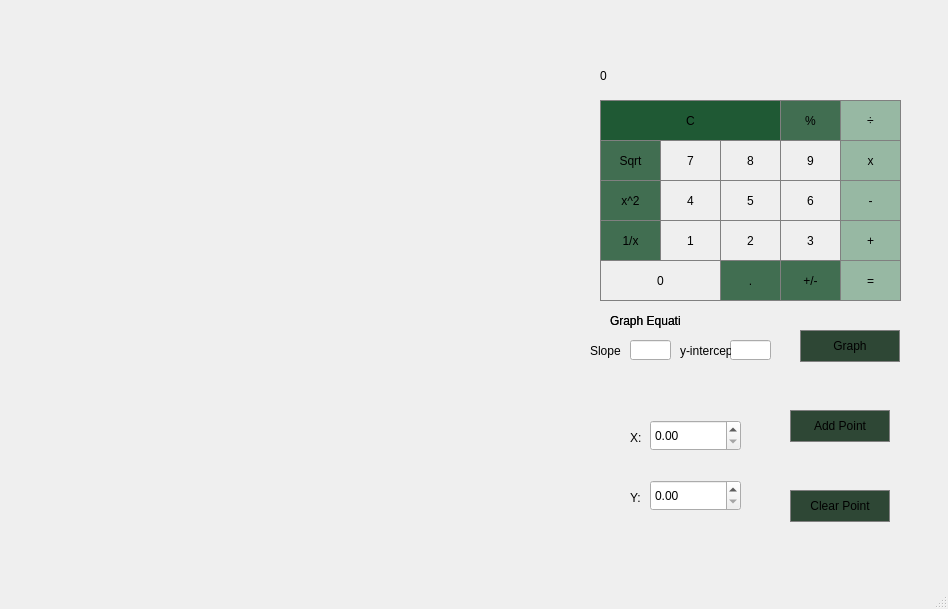
<?xml version="1.0" encoding="UTF-8"?>
<ui version="4.0">
 <class>MainWindow</class>
 <widget class="QMainWindow" name="MainWindow">
  <property name="geometry">
   <rect>
    <x>0</x>
    <y>0</y>
    <width>948</width>
    <height>609</height>
   </rect>
  </property>
  <property name="windowTitle">
   <string>MainWindow</string>
  </property>
  <widget class="QWidget" name="centralwidget">
   <widget class="QLabel" name="label_x">
    <property name="geometry">
     <rect>
      <x>630</x>
      <y>430</y>
      <width>21</width>
      <height>16</height>
     </rect>
    </property>
    <property name="text">
     <string>X:</string>
    </property>
   </widget>
   <widget class="QCustomPlot" name="plot" native="true">
    <property name="geometry">
     <rect>
      <x>40</x>
      <y>50</y>
      <width>521</width>
      <height>431</height>
     </rect>
    </property>
   </widget>
   <widget class="QPushButton" name="add">
    <property name="geometry">
     <rect>
      <x>790</x>
      <y>410</y>
      <width>100</width>
      <height>32</height>
     </rect>
    </property>
    <property name="styleSheet">
     <string notr="true">QPushButton {
  background-color: rgb(46, 71, 53);
  border: 1px solid gray;
}
QPushButton:pressed {
    background-color: qlineargradient(x1: 0, y1: 0, x2: 0, y2: 1,
                                      stop: 0 #BEBEBE, stop: 1 #D7D7D7);
}</string>
    </property>
    <property name="text">
     <string>Add Point</string>
    </property>
   </widget>
   <widget class="QDoubleSpinBox" name="x_coord">
    <property name="geometry">
     <rect>
      <x>650</x>
      <y>420</y>
      <width>91</width>
      <height>31</height>
     </rect>
    </property>
   </widget>
   <widget class="QDoubleSpinBox" name="y_coord">
    <property name="geometry">
     <rect>
      <x>650</x>
      <y>480</y>
      <width>91</width>
      <height>31</height>
     </rect>
    </property>
   </widget>
   <widget class="QWidget" name="widget" native="true">
    <property name="geometry">
     <rect>
      <x>600</x>
      <y>50</y>
      <width>301</width>
      <height>251</height>
     </rect>
    </property>
    <widget class="QLabel" name="label_cal">
     <property name="geometry">
      <rect>
       <x>0</x>
       <y>0</y>
       <width>301</width>
       <height>51</height>
      </rect>
     </property>
     <property name="layoutDirection">
      <enum>Qt::LeftToRight</enum>
     </property>
     <property name="styleSheet">
      <string notr="true">QLabel {
  qproperty-alignment: 'AlignVCenter | AlignRight';
  border: 2px solid gray;
}

background-color : white;
</string>
     </property>
     <property name="text">
      <string>0</string>
     </property>
    </widget>
    <widget class="QPushButton" name="clear_cal">
     <property name="geometry">
      <rect>
       <x>0</x>
       <y>50</y>
       <width>181</width>
       <height>41</height>
      </rect>
     </property>
     <property name="styleSheet">
      <string notr="true">QPushButton {
  background-color: rgb(31, 89, 52);
  border: 1px solid gray;
}
QPushButton:pressed {
    background-color: qlineargradient(x1: 0, y1: 0, x2: 0, y2: 1,
                                      stop: 0 #BEBEBE, stop: 1 #D7D7D7);
}</string>
     </property>
     <property name="text">
      <string>C</string>
     </property>
    </widget>
    <widget class="QPushButton" name="percent">
     <property name="geometry">
      <rect>
       <x>180</x>
       <y>50</y>
       <width>61</width>
       <height>41</height>
      </rect>
     </property>
     <property name="styleSheet">
      <string notr="true">QPushButton {
  background-color: rgb(65, 110, 81);
  border: 1px solid gray;
}
QPushButton:pressed {
    background-color: qlineargradient(x1: 0, y1: 0, x2: 0, y2: 1,
                                      stop: 0 #BEBEBE, stop: 1 #D7D7D7);
}</string>
     </property>
     <property name="text">
      <string>%</string>
     </property>
    </widget>
    <widget class="QPushButton" name="divide">
     <property name="geometry">
      <rect>
       <x>240</x>
       <y>50</y>
       <width>61</width>
       <height>41</height>
      </rect>
     </property>
     <property name="styleSheet">
      <string notr="true">QPushButton {
  background-color: rgb(151, 184, 163);
  border: 1px solid gray;
}
QPushButton:pressed {
    background-color: qlineargradient(x1: 0, y1: 0, x2: 0, y2: 1,
                                      stop: 0 #BEBEBE, stop: 1 #D7D7D7);
}</string>
     </property>
     <property name="text">
      <string>÷</string>
     </property>
    </widget>
    <widget class="QPushButton" name="mult">
     <property name="geometry">
      <rect>
       <x>240</x>
       <y>90</y>
       <width>61</width>
       <height>41</height>
      </rect>
     </property>
     <property name="styleSheet">
      <string notr="true">QPushButton {
  background-color: rgb(151, 184, 163);
  border: 1px solid gray;
}
QPushButton:pressed {
    background-color: qlineargradient(x1: 0, y1: 0, x2: 0, y2: 1,
                                      stop: 0 #BEBEBE, stop: 1 #D7D7D7);
}</string>
     </property>
     <property name="text">
      <string>x</string>
     </property>
    </widget>
    <widget class="QPushButton" name="minus">
     <property name="geometry">
      <rect>
       <x>240</x>
       <y>130</y>
       <width>61</width>
       <height>41</height>
      </rect>
     </property>
     <property name="styleSheet">
      <string notr="true">QPushButton {
  background-color: rgb(151, 184, 163);
  border: 1px solid gray;
}
QPushButton:pressed {
    background-color: qlineargradient(x1: 0, y1: 0, x2: 0, y2: 1,
                                      stop: 0 #BEBEBE, stop: 1 #D7D7D7);
}</string>
     </property>
     <property name="text">
      <string>-</string>
     </property>
    </widget>
    <widget class="QPushButton" name="plus">
     <property name="geometry">
      <rect>
       <x>240</x>
       <y>170</y>
       <width>61</width>
       <height>41</height>
      </rect>
     </property>
     <property name="styleSheet">
      <string notr="true">QPushButton {
  background-color: rgb(151, 184, 163);
  border: 1px solid gray;
}
QPushButton:pressed {
    background-color: qlineargradient(x1: 0, y1: 0, x2: 0, y2: 1,
                                      stop: 0 #BEBEBE, stop: 1 #D7D7D7);
}</string>
     </property>
     <property name="text">
      <string>+</string>
     </property>
    </widget>
    <widget class="QPushButton" name="equal">
     <property name="geometry">
      <rect>
       <x>240</x>
       <y>210</y>
       <width>61</width>
       <height>41</height>
      </rect>
     </property>
     <property name="styleSheet">
      <string notr="true">QPushButton {
  background-color: rgb(151, 184, 163);
  border: 1px solid gray;
}
QPushButton:pressed {
    background-color: qlineargradient(x1: 0, y1: 0, x2: 0, y2: 1,
                                      stop: 0 #BEBEBE, stop: 1 #D7D7D7);
}</string>
     </property>
     <property name="text">
      <string>=</string>
     </property>
    </widget>
    <widget class="QPushButton" name="sqrt">
     <property name="geometry">
      <rect>
       <x>0</x>
       <y>90</y>
       <width>61</width>
       <height>41</height>
      </rect>
     </property>
     <property name="styleSheet">
      <string notr="true">QPushButton {
  background-color: rgb(65, 110, 81);
  border: 1px solid gray;
}
QPushButton:pressed {
    background-color: qlineargradient(x1: 0, y1: 0, x2: 0, y2: 1,
                                      stop: 0 #BEBEBE, stop: 1 #D7D7D7);
}</string>
     </property>
     <property name="text">
      <string>Sqrt</string>
     </property>
    </widget>
    <widget class="QPushButton" name="power">
     <property name="geometry">
      <rect>
       <x>0</x>
       <y>130</y>
       <width>61</width>
       <height>41</height>
      </rect>
     </property>
     <property name="styleSheet">
      <string notr="true">QPushButton {
  background-color: rgb(65, 110, 81);
  border: 1px solid gray;
}
QPushButton:pressed {
    background-color: qlineargradient(x1: 0, y1: 0, x2: 0, y2: 1,
                                      stop: 0 #BEBEBE, stop: 1 #D7D7D7);
}</string>
     </property>
     <property name="text">
      <string>x^2</string>
     </property>
    </widget>
    <widget class="QPushButton" name="frac">
     <property name="geometry">
      <rect>
       <x>0</x>
       <y>170</y>
       <width>61</width>
       <height>41</height>
      </rect>
     </property>
     <property name="styleSheet">
      <string notr="true">QPushButton {
  background-color: rgb(65, 110, 81);
  border: 1px solid gray;
}
QPushButton:pressed {
    background-color: qlineargradient(x1: 0, y1: 0, x2: 0, y2: 1,
                                      stop: 0 #BEBEBE, stop: 1 #D7D7D7);
}</string>
     </property>
     <property name="text">
      <string>1/x</string>
     </property>
    </widget>
    <widget class="QPushButton" name="button_2">
     <property name="geometry">
      <rect>
       <x>120</x>
       <y>170</y>
       <width>61</width>
       <height>41</height>
      </rect>
     </property>
     <property name="styleSheet">
      <string notr="true">QPushButton {
   border: 1px solid gray;
}
QPushButton:pressed {
    background-color: qlineargradient(x1: 0, y1: 0, x2: 0, y2: 1,
                                      stop: 0 #dadbde, stop: 1 #f6f7fa);
}
</string>
     </property>
     <property name="text">
      <string>2</string>
     </property>
    </widget>
    <widget class="QPushButton" name="button_8">
     <property name="geometry">
      <rect>
       <x>120</x>
       <y>90</y>
       <width>61</width>
       <height>41</height>
      </rect>
     </property>
     <property name="styleSheet">
      <string notr="true">QPushButton {
   border: 1px solid gray;
}
QPushButton:pressed {
    background-color: qlineargradient(x1: 0, y1: 0, x2: 0, y2: 1,
                                      stop: 0 #dadbde, stop: 1 #f6f7fa);
}
</string>
     </property>
     <property name="text">
      <string>8</string>
     </property>
    </widget>
    <widget class="QPushButton" name="button_0">
     <property name="geometry">
      <rect>
       <x>0</x>
       <y>210</y>
       <width>121</width>
       <height>41</height>
      </rect>
     </property>
     <property name="styleSheet">
      <string notr="true">QPushButton {
   border: 1px solid gray;
}
QPushButton:pressed {
    background-color: qlineargradient(x1: 0, y1: 0, x2: 0, y2: 1,
                                      stop: 0 #dadbde, stop: 1 #f6f7fa);
}
</string>
     </property>
     <property name="text">
      <string>0</string>
     </property>
    </widget>
    <widget class="QPushButton" name="button_1">
     <property name="geometry">
      <rect>
       <x>60</x>
       <y>170</y>
       <width>61</width>
       <height>41</height>
      </rect>
     </property>
     <property name="styleSheet">
      <string notr="true">QPushButton {
   border: 1px solid gray;
}
QPushButton:pressed {
    background-color: qlineargradient(x1: 0, y1: 0, x2: 0, y2: 1,
                                      stop: 0 #dadbde, stop: 1 #f6f7fa);
}
</string>
     </property>
     <property name="text">
      <string>1</string>
     </property>
    </widget>
    <widget class="QPushButton" name="button_3">
     <property name="geometry">
      <rect>
       <x>180</x>
       <y>170</y>
       <width>61</width>
       <height>41</height>
      </rect>
     </property>
     <property name="styleSheet">
      <string notr="true">QPushButton {
   border: 1px solid gray;
}
QPushButton:pressed {
    background-color: qlineargradient(x1: 0, y1: 0, x2: 0, y2: 1,
                                      stop: 0 #dadbde, stop: 1 #f6f7fa);
}
</string>
     </property>
     <property name="text">
      <string>3</string>
     </property>
    </widget>
    <widget class="QPushButton" name="button_5">
     <property name="geometry">
      <rect>
       <x>120</x>
       <y>130</y>
       <width>61</width>
       <height>41</height>
      </rect>
     </property>
     <property name="styleSheet">
      <string notr="true">QPushButton {
   border: 1px solid gray;
}
QPushButton:pressed {
    background-color: qlineargradient(x1: 0, y1: 0, x2: 0, y2: 1,
                                      stop: 0 #dadbde, stop: 1 #f6f7fa);
}
</string>
     </property>
     <property name="text">
      <string>5</string>
     </property>
    </widget>
    <widget class="QPushButton" name="button_7">
     <property name="geometry">
      <rect>
       <x>60</x>
       <y>90</y>
       <width>61</width>
       <height>41</height>
      </rect>
     </property>
     <property name="styleSheet">
      <string notr="true">QPushButton {
   border: 1px solid gray;
}
QPushButton:pressed {
    background-color: qlineargradient(x1: 0, y1: 0, x2: 0, y2: 1,
                                      stop: 0 #dadbde, stop: 1 #f6f7fa);
}
</string>
     </property>
     <property name="text">
      <string>7</string>
     </property>
    </widget>
    <widget class="QPushButton" name="button_4">
     <property name="geometry">
      <rect>
       <x>60</x>
       <y>130</y>
       <width>61</width>
       <height>41</height>
      </rect>
     </property>
     <property name="styleSheet">
      <string notr="true">QPushButton {
   border: 1px solid gray;
}
QPushButton:pressed {
    background-color: qlineargradient(x1: 0, y1: 0, x2: 0, y2: 1,
                                      stop: 0 #dadbde, stop: 1 #f6f7fa);
}
</string>
     </property>
     <property name="text">
      <string>4</string>
     </property>
    </widget>
    <widget class="QPushButton" name="decimal">
     <property name="geometry">
      <rect>
       <x>120</x>
       <y>210</y>
       <width>61</width>
       <height>41</height>
      </rect>
     </property>
     <property name="styleSheet">
      <string notr="true">QPushButton {
  background-color: rgb(65, 110, 81);
  border: 1px solid gray;
}
QPushButton:pressed {
    background-color: qlineargradient(x1: 0, y1: 0, x2: 0, y2: 1,
                                      stop: 0 #BEBEBE, stop: 1 #D7D7D7);
}</string>
     </property>
     <property name="text">
      <string>.</string>
     </property>
    </widget>
    <widget class="QPushButton" name="button_9">
     <property name="geometry">
      <rect>
       <x>180</x>
       <y>90</y>
       <width>61</width>
       <height>41</height>
      </rect>
     </property>
     <property name="styleSheet">
      <string notr="true">QPushButton {
   border: 1px solid gray;
}
QPushButton:pressed {
    background-color: qlineargradient(x1: 0, y1: 0, x2: 0, y2: 1,
                                      stop: 0 #dadbde, stop: 1 #f6f7fa);
}
</string>
     </property>
     <property name="text">
      <string>9</string>
     </property>
    </widget>
    <widget class="QPushButton" name="button_6">
     <property name="geometry">
      <rect>
       <x>180</x>
       <y>130</y>
       <width>61</width>
       <height>41</height>
      </rect>
     </property>
     <property name="styleSheet">
      <string notr="true">QPushButton {
   border: 1px solid gray;
}
QPushButton:pressed {
    background-color: qlineargradient(x1: 0, y1: 0, x2: 0, y2: 1,
                                      stop: 0 #dadbde, stop: 1 #f6f7fa);
}
</string>
     </property>
     <property name="text">
      <string>6</string>
     </property>
    </widget>
    <widget class="QPushButton" name="plus_minus">
     <property name="geometry">
      <rect>
       <x>180</x>
       <y>210</y>
       <width>61</width>
       <height>41</height>
      </rect>
     </property>
     <property name="styleSheet">
      <string notr="true">QPushButton {
  background-color: rgb(65, 110, 81);
  border: 1px solid gray;
}
QPushButton:pressed {
    background-color: qlineargradient(x1: 0, y1: 0, x2: 0, y2: 1,
                                      stop: 0 #BEBEBE, stop: 1 #D7D7D7);
}</string>
     </property>
     <property name="text">
      <string>+/-</string>
     </property>
    </widget>
   </widget>
   <widget class="QPushButton" name="clear">
    <property name="geometry">
     <rect>
      <x>790</x>
      <y>490</y>
      <width>100</width>
      <height>32</height>
     </rect>
    </property>
    <property name="styleSheet">
     <string notr="true">QPushButton {
  background-color: rgb(46, 71, 53);
  border: 1px solid gray;
}
QPushButton:pressed {
    background-color: qlineargradient(x1: 0, y1: 0, x2: 0, y2: 1,
                                      stop: 0 #BEBEBE, stop: 1 #D7D7D7);
}</string>
    </property>
    <property name="text">
     <string>Clear Point</string>
    </property>
   </widget>
   <widget class="QLabel" name="label_y">
    <property name="geometry">
     <rect>
      <x>630</x>
      <y>490</y>
      <width>21</width>
      <height>16</height>
     </rect>
    </property>
    <property name="text">
     <string>Y:</string>
    </property>
   </widget>
   <widget class="QLabel" name="lineLabel">
    <property name="geometry">
     <rect>
      <x>610</x>
      <y>310</y>
      <width>71</width>
      <height>21</height>
     </rect>
    </property>
    <property name="text">
     <string>Graph Equation</string>
    </property>
   </widget>
   <widget class="QLineEdit" name="slopeInput">
    <property name="geometry">
     <rect>
      <x>630</x>
      <y>340</y>
      <width>41</width>
      <height>20</height>
     </rect>
    </property>
   </widget>
   <widget class="QPushButton" name="GraphButton">
    <property name="geometry">
     <rect>
      <x>800</x>
      <y>330</y>
      <width>100</width>
      <height>32</height>
     </rect>
    </property>
    <property name="styleSheet">
     <string notr="true">QPushButton {
  background-color: rgb(46, 71, 53);
  border: 1px solid gray;
}
QPushButton:pressed {
    background-color: qlineargradient(x1: 0, y1: 0, x2: 0, y2: 1,
                                      stop: 0 #BEBEBE, stop: 1 #D7D7D7);
}</string>
    </property>
    <property name="text">
     <string>Graph</string>
    </property>
   </widget>
   <widget class="QLineEdit" name="interceptInput">
    <property name="geometry">
     <rect>
      <x>730</x>
      <y>340</y>
      <width>41</width>
      <height>20</height>
     </rect>
    </property>
   </widget>
   <widget class="QLabel" name="lineLabel_2">
    <property name="geometry">
     <rect>
      <x>610</x>
      <y>310</y>
      <width>71</width>
      <height>21</height>
     </rect>
    </property>
    <property name="text">
     <string>Graph Equation</string>
    </property>
   </widget>
   <widget class="QLabel" name="lineLabel_3">
    <property name="geometry">
     <rect>
      <x>590</x>
      <y>340</y>
      <width>31</width>
      <height>21</height>
     </rect>
    </property>
    <property name="text">
     <string>Slope</string>
    </property>
   </widget>
   <widget class="QLabel" name="lineLabel_4">
    <property name="geometry">
     <rect>
      <x>680</x>
      <y>340</y>
      <width>51</width>
      <height>21</height>
     </rect>
    </property>
    <property name="text">
     <string>y-intercept</string>
    </property>
   </widget>
  </widget>
  <widget class="QMenuBar" name="menubar">
   <property name="geometry">
    <rect>
     <x>0</x>
     <y>0</y>
     <width>948</width>
     <height>17</height>
    </rect>
   </property>
  </widget>
  <widget class="QStatusBar" name="statusbar"/>
 </widget>
 <customwidgets>
  <customwidget>
   <class>QCustomPlot</class>
   <extends>QWidget</extends>
   <header>qcustomplot.h</header>
   <container>1</container>
  </customwidget>
 </customwidgets>
 <resources/>
 <connections/>
</ui>
